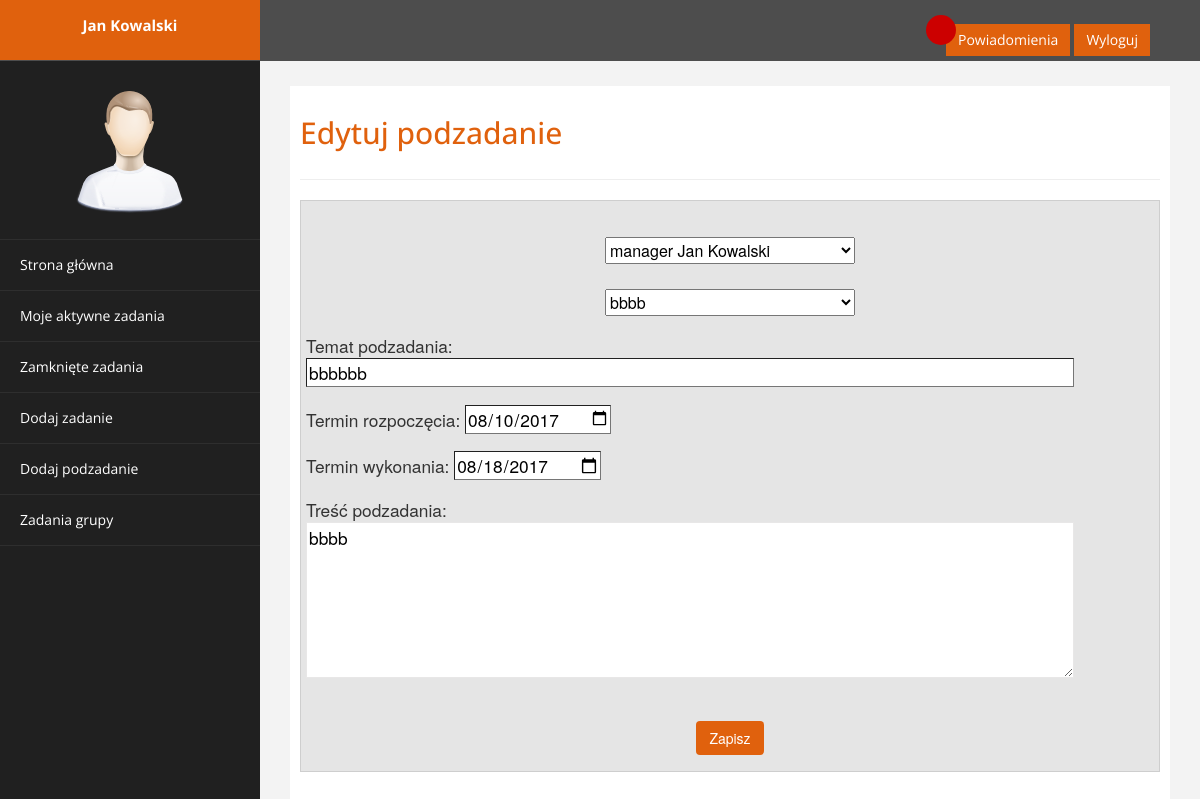
The app's page /edit_subtask.php?id=44 (signed in) with its own data.
### tables this page shows
CREATE TABLE `users` (
  `user_ID` int(11) NOT NULL,
  `first_name` text NOT NULL,
  `last_name` text NOT NULL,
  `email` text NOT NULL,
  `login` text NOT NULL,
  `password` text NOT NULL,
  `user_function` int(11) NOT NULL
);

CREATE TABLE `functions` (
  `function_ID` int(11) NOT NULL,
  `function_description` text NOT NULL
);

CREATE TABLE `task` (
  `task_ID` int(11) NOT NULL,
  `name` text NOT NULL,
  `description` text NOT NULL,
  `start_date` date NOT NULL,
  `end_date` date NOT NULL,
  `user_ID` int(11) NOT NULL,
  `priority` tinyint(1) NOT NULL,
  `done` tinyint(1) NOT NULL
);

CREATE TABLE `subtask` (
  `subtask_ID` int(11) NOT NULL,
  `task_ID` int(11) NOT NULL,
  `name` text NOT NULL,
  `start_date` date NOT NULL,
  `end_date` date NOT NULL,
  `description` text NOT NULL,
  `user_ID` int(11) NOT NULL,
  `done` tinyint(1) NOT NULL
);

### database/dbinfo.php (called while the page is built, shortened)
<?php
        $db_users_tab = 'users';
                $db_users_id = 'user_ID';
                $db_users_fname = 'first_name';
                $db_users_lname = 'last_name';
                $db_users_function = 'user_function';
        $db_task_tab = 'task';
                $db_task_id = 'task_ID';
                $db_task_name = 'name';
                $db_task_edate = 'end_date';
                $db_task_userid = 'user_ID';
        $db_subtask_tab = 'subtask';
                $db_subtask_id = 'subtask_ID';
                $db_subtask_taskid = 'task_ID';
                $db_subtask_name = 'name';
                $db_subtask_sdate = 'start_date';
                $db_subtask_edate = 'end_date';
                $db_subtask_description= 'description';
                $db_subtask_userid = 'user_ID';
        $db_functions_tab = 'functions';
                $db_functions_id = 'function_ID';
                $db_functions_desc = 'function_description';
?>

### edit_subtask.php (the view, shortened to what this page needs)
<!DOCTYPE html>
<html xmlns="http://www.w3.org/1999/xhtml">
<head>
    <link href="template/assets/css/bootstrap.css" rel="stylesheet" />
    <link href="template/assets/css/custom.css" rel="stylesheet" />
</head>
<body>
    <div id="wrapper">
        <nav class="navbar navbar-default navbar-cls-top " role="navigation" style="margin-bottom: 0">
            <div class="navbar-header">
                <a class="navbar-brand" href="main.php"><?php echo $_SESSION['fname']." ".$_SESSION['lname']?></a>
            </div>
    <div style="color: white;
    padding: 15px 50px 5px 50px;
    float: right;
    font-size: 16px;"><div class="circle" id="circle"></div> <a href="nots.php" class="btn btn-danger square-btn-adjust">Powiadomienia</a>
        <a href="logout.php" class="btn btn-danger square-btn-adjust">Wyloguj</a> </div>
        </nav>
                <nav class="navbar-default navbar-side" role="navigation">
            <div class="sidebar-collapse">
                <ul class="nav" id="main-menu">
				<li class="text-center">
                    <img src="template/assets/img/find_user.png" class="user-image img-responsive"/>
					</li>
                    <li>
                        <a   href="main.php" ><i "></i> Strona główna</a>
                    </li>
                    <li>
                        <a  href="tasks.php" ><i "></i>Moje aktywne zadania</a>
                    </li>
                    <li>
                        <a  href="old_tasks.php" ><i "></i>Zamknięte zadania</a>
                    </li>
                   <?php
                   If ($_SESSION['function']=="2"){
                      echo '<li>
                        <a  href="add_tasks.php"><i "></i> Dodaj zadanie</a>
                    </li>';
                      echo '<li> <a  href="add_subtasks.php"><i "></i> Dodaj podzadanie</a>
                    </li>';
                       echo '<li><a href="team_tasks.php"><i "></i> Zadania grupy</a>
                    </li>';
                   }
                   ?>
                </ul>
            </div>
        </nav>
        <div id="page-wrapper" >
            <div id="page-inner">
                <div class="row">
                    <div class="col-md-12">
                     <h2>Edytuj podzadanie</h2>
                       </div>
                     </div>
                 <hr />
				 <div class="subtask-form">
<form action="edit_st.php" method="post">
<center>
<?php
    require_once "database/dbinfo.php";
    $connection = db_connection();
    $sql= "SELECT * FROM $db_subtask_tab WHERE $db_subtask_id=".$_GET['id'];
    $result = $connection->query($sql);
    $row_sub = $result->fetch_assoc();
    $sql = "SELECT $db_users_tab.$db_users_fname, $db_users_tab.$db_users_lname, $db_functions_desc, $db_users_tab.$db_users_id FROM $db_users_tab INNER JOIN $db_functions_tab ON $db_users_function = $db_functions_id INNER JOIN $db_subtask_tab ON  $db_users_tab.$db_users_id=$db_subtask_tab.$db_subtask_userid  WHERE $db_subtask_id=".$_GET['id'];
    $result = $connection->query($sql);
    $row_subtask = $result->fetch_assoc();
        echo '<div class="temat"><p class="stemat">';
        echo '<select name="user" class="task" required>';
        echo '<option value="'.$row_subtask[$db_users_id].'">'.$row_subtask[$db_functions_desc].' '.$row_subtask[$db_users_fname].' '.$row_subtask[$db_users_lname].'</option>';
        echo '</select>';
    echo "<br/><br/>";
    $sql = "SELECT $db_task_tab.$db_task_id, $db_task_tab.$db_task_name, $db_task_tab.$db_task_edate, $db_task_tab.$db_task_userid FROM $db_task_tab INNER JOIN $db_subtask_tab ON $db_task_tab.$db_task_id=$db_subtask_tab.$db_subtask_taskid WHERE $db_subtask_id=".$_GET['id'];
    $result = $connection->query($sql);
    $row_task = $result->fetch_assoc();
        echo '<select name="task" class="task" required>';
        echo '<option value="'.$row_task[$db_task_id].'">'.$row_task[$db_task_name].'</option>';
        echo '</select>';
     echo"<div class='stemat'><p class='tematt'>Temat podzadania: <br><input type='text' value='$row_sub[$db_subtask_name]' name='topic' class='stematp' style='width:90%' required/></p></div>";
     echo "<div class='termin'><p class='termint'>Termin rozpoczęcia: <input type='date' id='calendar' value='$row_sub[$db_subtask_sdate]' name='stime' required/></p></div>";
     echo "<div class='termin'><p class='termint'>Termin wykonania: <input type='date' id='calendar2' value='$row_sub[$db_subtask_edate]' name='etime' required/></p></div>";
     echo "<div class='stresc'><p class='tresct'>Treść podzadania: <br><textarea name='description' id='trescp' rows='6' style='width:90%' required>$row_sub[$db_subtask_description]</textarea></p></div>";
                ?>
        <div><p><button type="submit"  >Zapisz</button></p></div>
		</center>
</form>
</div>
                 <br>
                 <br>
</div>
	</div>
</div>
</body>
</html>

### template/assets/css/custom.css (style rules this page uses)
body { font-family: 'Open Sans', sans-serif; }
#wrapper { width: 100%; background:#202020; }
#page-wrapper { padding: 15px 15px; min-height: 600px; background:#F3F3F3; }
#page-inner { width:100%; margin:10px 20px 10px 0px; background-color:#fff!important; padding:10px; min-height:1200px; }
.text-center { text-align:center; }
h2 { color: #e0610d; }
.square-btn-adjust { border: 0px solid transparent; -webkit-border-radius: 0px; -moz-border-radius: 0px; border-radius: 0px; }
p { font-size:16px; line-height:25px; padding-top:20px; }
button { background-color: #e0610d !important; display: inline-block !important; padding: 6px 12px !important; margin-bottom: 0 !important; font-size: 14px !important; font-weight: normal !important; line-height: 1.42857143 !important; text-align: center !important; white-space: nowrap !important; vertical-align: middle !important; cursor: pointer !important; -webkit-user-select: none !important; -moz-user-select: none !important; -ms-user-select: none !important; user-select: none !important; background-image: none !important; border: 1px solid transparent !important; border-radius: 4px !important; color: #ffffff !important; }
.subtask-form { border-style:solid; border-width:1px; width:100%; height:auto; border-color:#cecece !important; font-family: "Helvetica Neue", Helvetica, Arial, sans-serif; background-color: #e5e5e5; padding:10px, 10px, 10px, 10px; }
p.tematt, p.termint, p.tresct { padding-top:0px; text-align:left; margin-left: 5px; font-family: "Helvetica Neue", Helvetica, Arial, sans-serif; font-size: 13pt; }
textarea { border-color: #E8E7E7; border-width:0.5px; outline: none; }
input { border-width:1px; outline: none; }
input.stematp { width: 88%; }
.task { width:250px; }
.circle { width: 30px; height: 30px; background-color: #cc0000; border-radius: 100%; margin-left: -20px; margin-bottom: -21px; z-index: 1; position: relative; text-align: center; }
.user-image { margin: 25px auto; -webkit-border-radius: 10px; -moz-border-radius: 10px; border-radius: 10px; max-height:170px; max-width:170px; }
.navbar-cls-top .navbar-brand { color: #fff; background: #e0610d; width: 260px; text-align: center; height: 60px; font-size: 15px; font-weight: 700; }
.sidebar-collapse , .sidebar-collapse .nav { background:none; }
.sidebar-collapse .nav { padding:0; }
.sidebar-collapse .nav > li > a { color:#fff; background:#202020; text-shadow:none; }
.sidebar-collapse > .nav > li > a { padding:15px 10px; }
.sidebar-collapse > .nav > li { border-bottom: 1px solid rgba(107, 108, 109, 0.19); }
.navbar-side { border:none; background-color: #202020; }
.navbar-cls-top { background:#4D4D4D; border-bottom:none; }
.navbar-default { border:0px solid black; }
.navbar-header { background: #A70303; }
@media (min-width:768px) { #page-wrapper { margin: 0 0 0 260px; padding: 15px 30px; min-height: 1200px; } }
@media (min-width:768px) { .navbar-side { z-index: 1; position: absolute; width: 260px; } }
@media (min-width:768px) { .navbar { border-radius: 0px; } }

### timeline/style.css (style rules this page uses)
img { vertical-align: middle; }
.img-responsive { display: block; height: auto; max-width: 100%; }

### records on screen
users: user "manager Jan Kowalski"
task: task "bbbb"
subtask: topic "bbbbbb", stime "08/10/2017", etime "08/18/2017", description "bbbb"

### other values on screen
$_SESSION['fname'] "Jan"
$_SESSION['lname'] "Kowalski"
